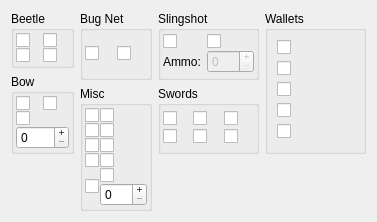
     <widget class="QWidget" name="equipmentTab">
      <attribute name="title">
       <string>Eq&amp;uipment</string>
      </attribute>
      <layout class="QGridLayout" name="gridLayout_9">
       <item row="0" column="0" rowspan="2">
        <layout class="QVBoxLayout" name="verticalLayout_4">
         <item>
          <widget class="QGroupBox" name="beetleGrpBox">
           <property name="title">
            <string>Beetle</string>
           </property>
           <property name="checkable">
            <bool>false</bool>
           </property>
           <layout class="QGridLayout" name="gridLayout">
            <property name="leftMargin">
             <number>2</number>
            </property>
            <property name="topMargin">
             <number>2</number>
            </property>
            <property name="rightMargin">
             <number>2</number>
            </property>
            <property name="bottomMargin">
             <number>2</number>
            </property>
            <property name="spacing">
             <number>0</number>
            </property>
            <item row="0" column="0">
             <widget class="QCheckBox" name="beetleChkBox">
              <property name="toolTip">
               <string>Beetle</string>
              </property>
              <property name="statusTip">
               <string>Beetle</string>
              </property>
              <property name="text">
               <string/>
              </property>
              <property name="icon">
               <iconset resource="../resources/resources.qrc">
                <normaloff>:/Weapons/Beetle</normaloff>:/Weapons/Beetle</iconset>
              </property>
              <property name="iconSize">
               <size>
                <width>48</width>
                <height>48</height>
               </size>
              </property>
             </widget>
            </item>
            <item row="0" column="1">
             <widget class="QCheckBox" name="hookBeetleChkBox">
              <property name="toolTip">
               <string>Hook Beetle</string>
              </property>
              <property name="statusTip">
               <string>Hook Beetle</string>
              </property>
              <property name="text">
               <string/>
              </property>
              <property name="icon">
               <iconset resource="../resources/resources.qrc">
                <normaloff>:/Weapons/HookBeetle</normaloff>:/Weapons/HookBeetle</iconset>
              </property>
              <property name="iconSize">
               <size>
                <width>48</width>
                <height>48</height>
               </size>
              </property>
             </widget>
            </item>
            <item row="1" column="0">
             <widget class="QCheckBox" name="quickBeetleChkBox">
              <property name="toolTip">
               <string>Quick Beetle</string>
              </property>
              <property name="statusTip">
               <string>Quick Beetle</string>
              </property>
              <property name="text">
               <string/>
              </property>
              <property name="icon">
               <iconset resource="../resources/resources.qrc">
                <normaloff>:/Weapons/SpeedBeetle</normaloff>:/Weapons/SpeedBeetle</iconset>
              </property>
              <property name="iconSize">
               <size>
                <width>48</width>
                <height>48</height>
               </size>
              </property>
             </widget>
            </item>
            <item row="1" column="1">
             <widget class="QCheckBox" name="toughBeetleChkBox">
              <property name="toolTip">
               <string>Tough Beetle</string>
              </property>
              <property name="statusTip">
               <string>Tough Beetle</string>
              </property>
              <property name="text">
               <string/>
              </property>
              <property name="icon">
               <iconset resource="../resources/resources.qrc">
                <normaloff>:/Weapons/ToughBeetle</normaloff>:/Weapons/ToughBeetle</iconset>
              </property>
              <property name="iconSize">
               <size>
                <width>48</width>
                <height>48</height>
               </size>
              </property>
             </widget>
            </item>
           </layout>
          </widget>
         </item>
         <item>
          <widget class="QGroupBox" name="bowGrpBox">
           <property name="title">
            <string>Bow</string>
           </property>
           <layout class="QGridLayout" name="gridLayout_8">
            <property name="leftMargin">
             <number>2</number>
            </property>
            <property name="topMargin">
             <number>2</number>
            </property>
            <property name="rightMargin">
             <number>2</number>
            </property>
            <property name="bottomMargin">
             <number>2</number>
            </property>
            <property name="spacing">
             <number>0</number>
            </property>
            <item row="0" column="0">
             <widget class="QCheckBox" name="bowChkBox">
              <property name="text">
               <string/>
              </property>
              <property name="icon">
               <iconset resource="../resources/resources.qrc">
                <normaloff>:/Weapons/Bow</normaloff>:/Weapons/Bow</iconset>
              </property>
              <property name="iconSize">
               <size>
                <width>48</width>
                <height>48</height>
               </size>
              </property>
             </widget>
            </item>
            <item row="0" column="1">
             <widget class="QCheckBox" name="ironBowChkBox">
              <property name="text">
               <string/>
              </property>
              <property name="icon">
               <iconset resource="../resources/resources.qrc">
                <normaloff>:/Weapons/IronBow</normaloff>:/Weapons/IronBow</iconset>
              </property>
              <property name="iconSize">
               <size>
                <width>48</width>
                <height>48</height>
               </size>
              </property>
              <property name="shortcut">
               <string>Return</string>
              </property>
             </widget>
            </item>
            <item row="1" column="0">
             <widget class="QCheckBox" name="sacredBowChkBox">
              <property name="text">
               <string/>
              </property>
              <property name="icon">
               <iconset resource="../resources/resources.qrc">
                <normaloff>:/Weapons/SacredBow</normaloff>:/Weapons/SacredBow</iconset>
              </property>
              <property name="iconSize">
               <size>
                <width>48</width>
                <height>48</height>
               </size>
              </property>
             </widget>
            </item>
            <item row="2" column="0" colspan="2">
             <widget class="QSpinBox" name="arrowAmmoSpinBox">
              <property name="buttonSymbols">
               <enum>QAbstractSpinBox::PlusMinus</enum>
              </property>
              <property name="maximum">
               <number>127</number>
              </property>
             </widget>
            </item>
           </layout>
          </widget>
         </item>
        </layout>
       </item>
       <item row="0" column="1">
        <widget class="QGroupBox" name="bugnetGrpBox">
         <property name="title">
          <string>Bug Net</string>
         </property>
         <layout class="QGridLayout" name="gridLayout_2">
          <property name="leftMargin">
           <number>2</number>
          </property>
          <property name="topMargin">
           <number>2</number>
          </property>
          <property name="rightMargin">
           <number>2</number>
          </property>
          <property name="bottomMargin">
           <number>2</number>
          </property>
          <property name="spacing">
           <number>2</number>
          </property>
          <item row="0" column="0">
           <widget class="QCheckBox" name="bugNetChkBox">
            <property name="toolTip">
             <string>Bug Net</string>
            </property>
            <property name="statusTip">
             <string>Bug Net</string>
            </property>
            <property name="text">
             <string/>
            </property>
            <property name="icon">
             <iconset resource="../resources/resources.qrc">
              <normaloff>:/Weapons/Bugnet</normaloff>:/Weapons/Bugnet</iconset>
            </property>
            <property name="iconSize">
             <size>
              <width>48</width>
              <height>48</height>
             </size>
            </property>
           </widget>
          </item>
          <item row="0" column="1">
           <widget class="QCheckBox" name="bigBugNetChkBox">
            <property name="toolTip">
             <string>Big Bug Net</string>
            </property>
            <property name="statusTip">
             <string>Big Bug Net</string>
            </property>
            <property name="text">
             <string/>
            </property>
            <property name="icon">
             <iconset resource="../resources/resources.qrc">
              <normaloff>:/Weapons/BigBugnet</normaloff>:/Weapons/BigBugnet</iconset>
            </property>
            <property name="iconSize">
             <size>
              <width>48</width>
              <height>48</height>
             </size>
            </property>
           </widget>
          </item>
         </layout>
        </widget>
       </item>
       <item row="0" column="2">
        <widget class="QGroupBox" name="slingShotGrpBox">
         <property name="title">
          <string>Slingshot</string>
         </property>
         <layout class="QGridLayout" name="gridLayout_3">
          <property name="leftMargin">
           <number>2</number>
          </property>
          <property name="topMargin">
           <number>2</number>
          </property>
          <property name="rightMargin">
           <number>2</number>
          </property>
          <property name="bottomMargin">
           <number>2</number>
          </property>
          <property name="spacing">
           <number>0</number>
          </property>
          <item row="0" column="0">
           <widget class="QCheckBox" name="slingShotChkBox">
            <property name="toolTip">
             <string>Slingshot</string>
            </property>
            <property name="statusTip">
             <string>Slingshot</string>
            </property>
            <property name="text">
             <string/>
            </property>
            <property name="icon">
             <iconset resource="../resources/resources.qrc">
              <normaloff>:/Weapons/SlingShot</normaloff>:/Weapons/SlingShot</iconset>
            </property>
            <property name="iconSize">
             <size>
              <width>48</width>
              <height>48</height>
             </size>
            </property>
           </widget>
          </item>
          <item row="0" column="1">
           <widget class="QCheckBox" name="scatterShotChkBox">
            <property name="toolTip">
             <string>Scattershot</string>
            </property>
            <property name="statusTip">
             <string>Scattershot</string>
            </property>
            <property name="text">
             <string/>
            </property>
            <property name="icon">
             <iconset resource="../resources/resources.qrc">
              <normaloff>:/Weapons/ScatterShot</normaloff>:/Weapons/ScatterShot</iconset>
            </property>
            <property name="iconSize">
             <size>
              <width>48</width>
              <height>48</height>
             </size>
            </property>
           </widget>
          </item>
          <item row="1" column="1">
           <widget class="QSpinBox" name="seedAmmoSpinBox">
            <property name="enabled">
             <bool>false</bool>
            </property>
            <property name="buttonSymbols">
             <enum>QAbstractSpinBox::PlusMinus</enum>
            </property>
            <property name="maximum">
             <number>127</number>
            </property>
           </widget>
          </item>
          <item row="1" column="0">
           <widget class="QLabel" name="seedAmmoLabel">
            <property name="text">
             <string notr="true">Ammo:</string>
            </property>
            <property name="scaledContents">
             <bool>false</bool>
            </property>
           </widget>
          </item>
         </layout>
        </widget>
       </item>
       <item row="0" column="3" rowspan="2">
        <widget class="QGroupBox" name="walletsGroup">
         <property name="title">
          <string>Wallets</string>
         </property>
         <layout class="QGridLayout" name="gridLayout_17">
          <item row="0" column="0">
           <widget class="QCheckBox" name="smallWalletChkBox">
            <property name="icon">
             <iconset resource="../resources/resources.qrc">
              <normaloff>:/Wallets/SmallWallet</normaloff>:/Wallets/SmallWallet</iconset>
            </property>
            <property name="iconSize">
             <size>
              <width>64</width>
              <height>64</height>
             </size>
            </property>
           </widget>
          </item>
          <item row="4" column="0">
           <widget class="QCheckBox" name="tycoonWalletChkBox">
            <property name="icon">
             <iconset resource="../resources/resources.qrc">
              <normaloff>:/Wallets/TycoonWallet</normaloff>:/Wallets/TycoonWallet</iconset>
            </property>
            <property name="iconSize">
             <size>
              <width>64</width>
              <height>64</height>
             </size>
            </property>
           </widget>
          </item>
          <item row="3" column="0">
           <widget class="QCheckBox" name="giantWalletChkBox">
            <property name="icon">
             <iconset resource="../resources/resources.qrc">
              <normaloff>:/Wallets/GiantWallet</normaloff>:/Wallets/GiantWallet</iconset>
            </property>
            <property name="iconSize">
             <size>
              <width>64</width>
              <height>64</height>
             </size>
            </property>
           </widget>
          </item>
          <item row="2" column="0">
           <widget class="QCheckBox" name="bigWalletChkBox">
            <property name="icon">
             <iconset resource="../resources/resources.qrc">
              <normaloff>:/Wallets/BigWallet</normaloff>:/Wallets/BigWallet</iconset>
            </property>
            <property name="iconSize">
             <size>
              <width>64</width>
              <height>64</height>
             </size>
            </property>
           </widget>
          </item>
          <item row="1" column="0">
           <widget class="QCheckBox" name="mediumWalletChkBox">
            <property name="icon">
             <iconset resource="../resources/resources.qrc">
              <normaloff>:/Wallets/MediumWallet</normaloff>:/Wallets/MediumWallet</iconset>
            </property>
            <property name="iconSize">
             <size>
              <width>64</width>
              <height>64</height>
             </size>
            </property>
           </widget>
          </item>
         </layout>
        </widget>
       </item>
       <item row="1" column="1" rowspan="3">
        <widget class="QGroupBox" name="miscGrpBox">
         <property name="title">
          <string>Misc</string>
         </property>
         <layout class="QGridLayout" name="gridLayout_4">
          <property name="leftMargin">
           <number>2</number>
          </property>
          <property name="topMargin">
           <number>2</number>
          </property>
          <property name="rightMargin">
           <number>2</number>
          </property>
          <property name="bottomMargin">
           <number>2</number>
          </property>
          <property name="spacing">
           <number>0</number>
          </property>
          <item row="9" column="1">
           <widget class="QSpinBox" name="bombAmmoSpinBox">
            <property name="buttonSymbols">
             <enum>QAbstractSpinBox::PlusMinus</enum>
            </property>
            <property name="maximum">
             <number>127</number>
            </property>
           </widget>
          </item>
          <item row="7" column="0">
           <widget class="QCheckBox" name="moleMittsChkBox">
            <property name="toolTip">
             <string>Mole Mitts</string>
            </property>
            <property name="statusTip">
             <string>Mole Mitts</string>
            </property>
            <property name="icon">
             <iconset resource="../resources/resources.qrc">
              <normaloff>:/Equipment/MoleMitts</normaloff>:/Equipment/MoleMitts</iconset>
            </property>
            <property name="iconSize">
             <size>
              <width>48</width>
              <height>48</height>
             </size>
            </property>
           </widget>
          </item>
          <item row="1" column="1">
           <widget class="QCheckBox" name="clawShotChkBox">
            <property name="toolTip">
             <string>Clawshot</string>
            </property>
            <property name="statusTip">
             <string>Clawshot</string>
            </property>
            <property name="text">
             <string/>
            </property>
            <property name="icon">
             <iconset resource="../resources/resources.qrc">
              <normaloff>:/Weapons/DoubleClawshot</normaloff>:/Weapons/DoubleClawshot</iconset>
            </property>
            <property name="iconSize">
             <size>
              <width>48</width>
              <height>48</height>
             </size>
            </property>
           </widget>
          </item>
          <item row="6" column="1">
           <widget class="QCheckBox" name="sailClothChkBox">
            <property name="toolTip">
             <string>Sail Cloth</string>
            </property>
            <property name="statusTip">
             <string>Sail Cloth</string>
            </property>
            <property name="icon">
             <iconset resource="../resources/resources.qrc">
              <normaloff>:/Equipment/SailCloth</normaloff>:/Equipment/SailCloth</iconset>
            </property>
            <property name="iconSize">
             <size>
              <width>48</width>
              <height>48</height>
             </size>
            </property>
           </widget>
          </item>
          <item row="0" column="1">
           <widget class="QCheckBox" name="harpChkBox">
            <property name="toolTip">
             <string>Goddess Harp</string>
            </property>
            <property name="statusTip">
             <string>Goddess Harp</string>
            </property>
            <property name="text">
             <string/>
            </property>
            <property name="icon">
             <iconset resource="../resources/resources.qrc">
              <normaloff>:/Weapons/Harp</normaloff>:/Weapons/Harp</iconset>
            </property>
            <property name="iconSize">
             <size>
              <width>48</width>
              <height>48</height>
             </size>
            </property>
           </widget>
          </item>
          <item row="7" column="1">
           <widget class="QCheckBox" name="dragonScaleChkBox">
            <property name="icon">
             <iconset resource="../resources/resources.qrc">
              <normaloff>:/Equipment/WaterDragonScale</normaloff>:/Equipment/WaterDragonScale</iconset>
            </property>
            <property name="iconSize">
             <size>
              <width>48</width>
              <height>48</height>
             </size>
            </property>
           </widget>
          </item>
          <item row="0" column="0">
           <widget class="QCheckBox" name="gustBellowsChkBox">
            <property name="toolTip">
             <string>Gust Bellows</string>
            </property>
            <property name="statusTip">
             <string>Gust Bellows</string>
            </property>
            <property name="text">
             <string/>
            </property>
            <property name="icon">
             <iconset resource="../resources/resources.qrc">
              <normaloff>:/Weapons/GustBellows</normaloff>:/Weapons/GustBellows</iconset>
            </property>
            <property name="iconSize">
             <size>
              <width>48</width>
              <height>48</height>
             </size>
            </property>
           </widget>
          </item>
          <item row="1" column="0">
           <widget class="QCheckBox" name="whipChkBox">
            <property name="toolTip">
             <string>Whip</string>
            </property>
            <property name="statusTip">
             <string>Whip</string>
            </property>
            <property name="text">
             <string/>
            </property>
            <property name="icon">
             <iconset resource="../resources/resources.qrc">
              <normaloff>:/Weapons/Whip</normaloff>:/Weapons/Whip</iconset>
            </property>
            <property name="iconSize">
             <size>
              <width>48</width>
              <height>48</height>
             </size>
            </property>
           </widget>
          </item>
          <item row="6" column="0">
           <widget class="QCheckBox" name="diggingMittsChkBox">
            <property name="toolTip">
             <string>Digging Mitts</string>
            </property>
            <property name="statusTip">
             <string>Digging Mitts</string>
            </property>
            <property name="icon">
             <iconset resource="../resources/resources.qrc">
              <normaloff>:/Equipment/DiggingMitts</normaloff>:/Equipment/DiggingMitts</iconset>
            </property>
            <property name="iconSize">
             <size>
              <width>48</width>
              <height>48</height>
             </size>
            </property>
           </widget>
          </item>
          <item row="8" column="1">
           <widget class="QCheckBox" name="bombChkBox">
            <property name="toolTip">
             <string>Bombs</string>
            </property>
            <property name="statusTip">
             <string>Bombs</string>
            </property>
            <property name="text">
             <string/>
            </property>
            <property name="icon">
             <iconset resource="../resources/resources.qrc">
              <normaloff>:/Weapons/Bomb</normaloff>:/Weapons/Bomb</iconset>
            </property>
            <property name="iconSize">
             <size>
              <width>48</width>
              <height>48</height>
             </size>
            </property>
           </widget>
          </item>
          <item row="8" column="0" rowspan="2">
           <widget class="QCheckBox" name="fireEaringsChkBox">
            <property name="icon">
             <iconset resource="../resources/resources.qrc">
              <normaloff>:/Equipment/FireShieldEarings</normaloff>:/Equipment/FireShieldEarings</iconset>
            </property>
            <property name="iconSize">
             <size>
              <width>48</width>
              <height>48</height>
             </size>
            </property>
           </widget>
          </item>
         </layout>
        </widget>
       </item>
       <item row="1" column="2">
        <widget class="QGroupBox" name="swdGroupBox">
         <property name="title">
          <string>Swords</string>
         </property>
         <layout class="QGridLayout" name="gridLayout_10">
          <property name="leftMargin">
           <number>2</number>
          </property>
          <property name="topMargin">
           <number>2</number>
          </property>
          <property name="rightMargin">
           <number>2</number>
          </property>
          <property name="bottomMargin">
           <number>2</number>
          </property>
          <property name="spacing">
           <number>0</number>
          </property>
          <item row="0" column="2">
           <widget class="QCheckBox" name="goddessSwdChkBox">
            <property name="toolTip">
             <string>Goddess Sword</string>
            </property>
            <property name="statusTip">
             <string>Goddess Sword</string>
            </property>
            <property name="text">
             <string/>
            </property>
            <property name="icon">
             <iconset resource="../resources/resources.qrc">
              <normaloff>:/Swords/GoddessSword</normaloff>:/Swords/GoddessSword</iconset>
            </property>
            <property name="iconSize">
             <size>
              <width>32</width>
              <height>160</height>
             </size>
            </property>
           </widget>
          </item>
          <item row="1" column="2">
           <widget class="QCheckBox" name="masterSwdChkBox">
            <property name="toolTip">
             <string>Master Sword</string>
            </property>
            <property name="statusTip">
             <string>Master Sword</string>
            </property>
            <property name="text">
             <string/>
            </property>
            <property name="icon">
             <iconset resource="../resources/resources.qrc">
              <normaloff>:/Swords/MasterSword</normaloff>:/Swords/MasterSword</iconset>
            </property>
            <property name="iconSize">
             <size>
              <width>32</width>
              <height>160</height>
             </size>
            </property>
           </widget>
          </item>
          <item row="1" column="3">
           <widget class="QCheckBox" name="trueMasterSwdChkBox">
            <property name="toolTip">
             <string>True Master Sword</string>
            </property>
            <property name="statusTip">
             <string>True Master Sword</string>
            </property>
            <property name="icon">
             <iconset resource="../resources/resources.qrc">
              <normaloff>:/Swords/TrueMasterSword</normaloff>:/Swords/TrueMasterSword</iconset>
            </property>
            <property name="iconSize">
             <size>
              <width>32</width>
              <height>160</height>
             </size>
            </property>
           </widget>
          </item>
          <item row="0" column="3">
           <widget class="QCheckBox" name="longSwdChkBox">
            <property name="toolTip">
             <string>Goddess Long Sword</string>
            </property>
            <property name="statusTip">
             <string>Goddess Long Sword</string>
            </property>
            <property name="text">
             <string/>
            </property>
            <property name="icon">
             <iconset resource="../resources/resources.qrc">
              <normaloff>:/Swords/LongSword</normaloff>:/Swords/LongSword</iconset>
            </property>
            <property name="iconSize">
             <size>
              <width>32</width>
              <height>160</height>
             </size>
            </property>
           </widget>
          </item>
          <item row="1" column="1">
           <widget class="QCheckBox" name="whiteSwdChkBox">
            <property name="toolTip">
             <string>Goddess White Sword</string>
            </property>
            <property name="statusTip">
             <string>Goddess White Sword</string>
            </property>
            <property name="icon">
             <iconset resource="../resources/resources.qrc">
              <normaloff>:/Swords/GoddessWhiteSword</normaloff>:/Swords/GoddessWhiteSword</iconset>
            </property>
            <property name="iconSize">
             <size>
              <width>32</width>
              <height>160</height>
             </size>
            </property>
           </widget>
          </item>
          <item row="0" column="1">
           <widget class="QCheckBox" name="practiceSwdChkBox">
            <property name="toolTip">
             <string>Practice Sword</string>
            </property>
            <property name="statusTip">
             <string>Practice Sword</string>
            </property>
            <property name="text">
             <string/>
            </property>
            <property name="icon">
             <iconset resource="../resources/resources.qrc">
              <normaloff>:/Swords/PracticeSword</normaloff>:/Swords/PracticeSword</iconset>
            </property>
            <property name="iconSize">
             <size>
              <width>32</width>
              <height>160</height>
             </size>
            </property>
           </widget>
          </item>
         </layout>
        </widget>
       </item>
       <item row="2" column="2" colspan="2">
        <spacer name="verticalSpacer_5">
         <property name="orientation">
          <enum>Qt::Vertical</enum>
         </property>
         <property name="sizeHint" stdset="0">
          <size>
           <width>208</width>
           <height>17</height>
          </size>
         </property>
        </spacer>
       </item>
      </layout>
     </widget>
